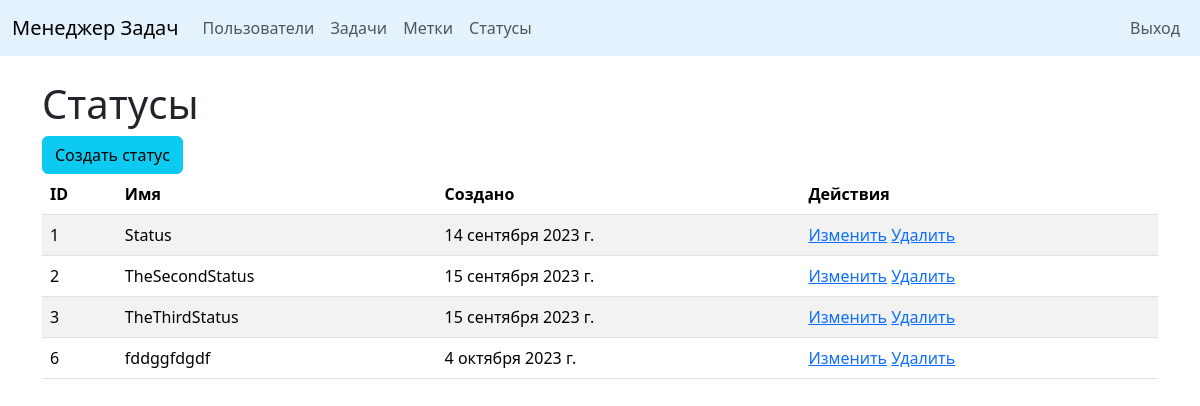
Page /statuses/ (signed in) on the committed database.
### task_manager/statuses/models.py (models this page shows, shortened)
class Status(models.Model):
    name = models.CharField(max_length=255,
                            unique=True,
                            verbose_name=_('Name'))
    description = models.CharField(max_length=255,
                                   verbose_name=_('Description'))
    created_at = models.DateField(auto_now_add=True, verbose_name=_('Created at'))

### task_manager/statuses/views.py (the view)
# urls.py: path('', StatusListView.as_view(), name='statuses_list'),
class StatusListView(ListView, LoginRequiredMixin):
    model = Status
    template_name = 'statuses/statuses.html'
    context_object_name = 'statuses'

### task_manager/templates/statuses/statuses.html
{% extends 'for_import/base.html' %}
{% load i18n %}
{% block content %}
<div class="container mt-4">
    <h1>{% translate "Statuses" %}</h1>
    <a href="{% url 'create_status' %}"><button class="btn btn-info">{% translate "Add status" %}</button></a>
    {% if statuses %}
    <table class="table table-striped">
        <thead>
            <tr>
                <th>ID</th>
                <th>{% translate "Name" %}</th>
                <th>{% translate "Created" %}</th>
                <th>{% translate "Operation" %}</th>
            </tr>
        </thead>
        {% for status in statuses %}
        <tr>
            <td>{{status.id}}</td>
            <td>{{status.name}}</td>
            <td>{{status.created_at}}</td>
            <td>
                <a href="{% url 'update_status' status.id %}">{% translate "Edit" %}</a>
                <a href="{% url 'delete_status' status.id %}">{% translate "Delete" %}</a>
            </td>
        </tr>
        {% endfor %}
    </table>
    {% else %}
        <h1>{% translate "No statuses" %}</h1>
    {% endif %}
</div>
{% endblock %}

### rows in the picture
Status: id "1", name "Status", created_at "14 сентября 2023 г."
Status: id "2", name "TheSecondStatus", created_at "15 сентября 2023 г."
Status: id "3", name "TheThirdStatus", created_at "15 сентября 2023 г."
Status: id "6", name "fddggfdgdf", created_at "4 октября 2023 г."
